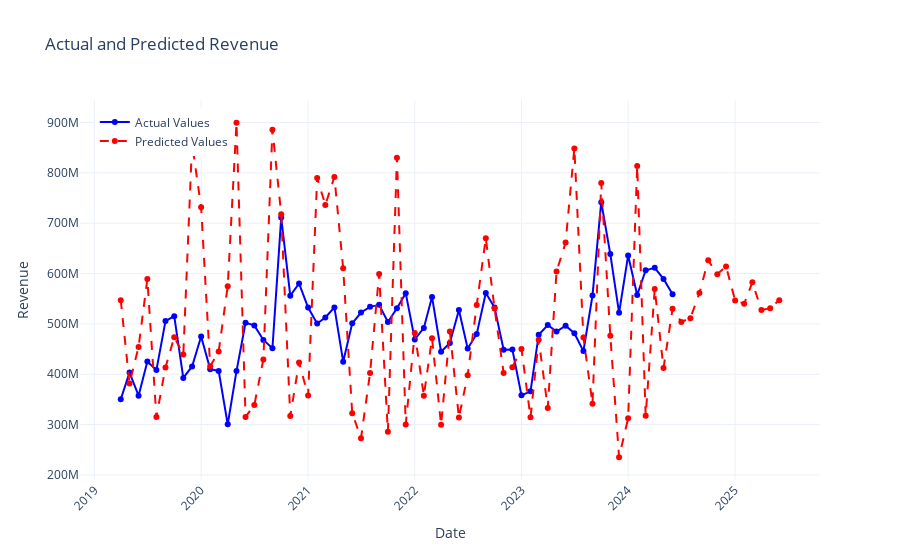

Here is the notebook cell this chart was saved with:
### Code cell
fig = go.Figure()

# Plot Actual Values
fig.add_trace(go.Scatter(
    x=monthly_combined_results_r['Date'],
    y=monthly_combined_results_r['Actual'],
    mode='lines+markers',
    name='Actual Values',
    line=dict(color='blue')
))

# Plot Predicted Values 
fig.add_trace(go.Scatter(
    x=monthly_combined_results_r['Date'],
    y=monthly_combined_results_r['Predicted'],
    mode='lines+markers',
    name='Predicted Values',
    line=dict(color='red', dash='dash')
))
fig.update_layout(
    title='Actual and Predicted Revenue',
    xaxis_title='Date',
    yaxis_title='Revenue',
    template='plotly_white',
    legend=dict(x=0.02, y=0.98),
    plot_bgcolor='rgba(0, 0, 0, 0)',
    xaxis_tickangle=-45
)
fig.show()
